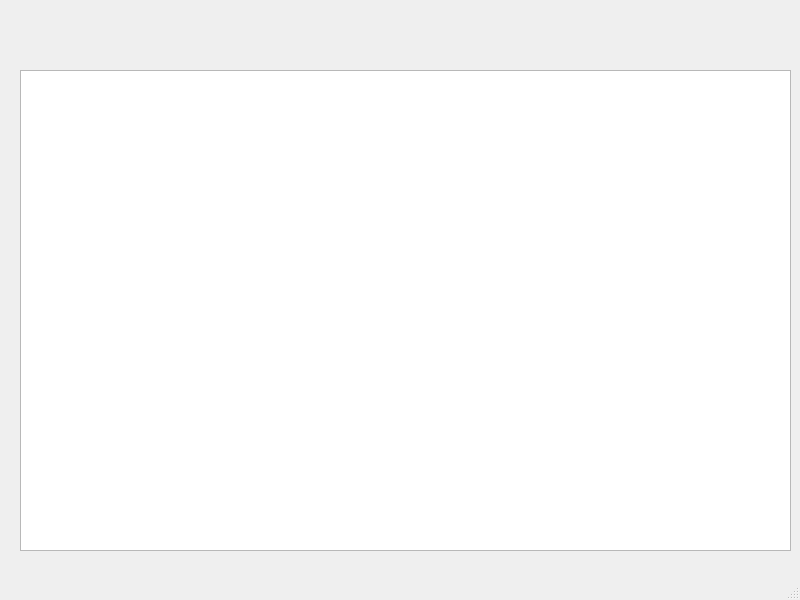
<?xml version="1.0" encoding="UTF-8"?>
<ui version="4.0">
 <class>MainWindow</class>
 <widget class="QMainWindow" name="MainWindow">
  <property name="geometry">
   <rect>
    <x>0</x>
    <y>0</y>
    <width>800</width>
    <height>600</height>
   </rect>
  </property>
  <property name="windowTitle">
   <string>MainWindow</string>
  </property>
  <widget class="QWidget" name="centralwidget">
   <widget class="QTableView" name="tableView">
    <property name="geometry">
     <rect>
      <x>20</x>
      <y>70</y>
      <width>771</width>
      <height>481</height>
     </rect>
    </property>
   </widget>
  </widget>
  <widget class="QMenuBar" name="menubar">
   <property name="geometry">
    <rect>
     <x>0</x>
     <y>0</y>
     <width>800</width>
     <height>21</height>
    </rect>
   </property>
  </widget>
  <widget class="QStatusBar" name="statusbar"/>
 </widget>
 <resources/>
 <connections/>
</ui>
